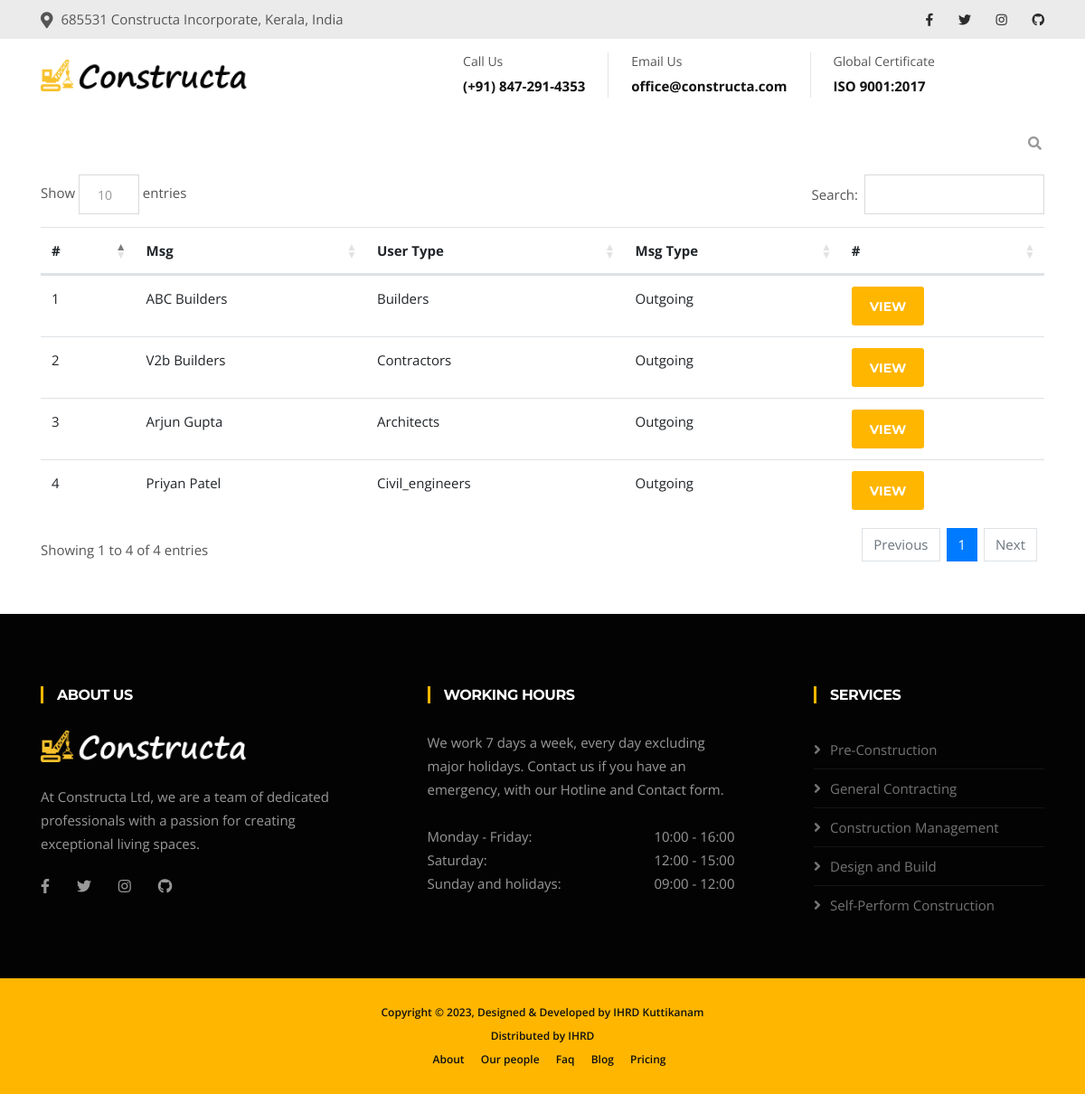
The page /projects/service-message-list (signed in) on the database its author committed.
### projects/models.py (models this page shows, shortened)
class messages_index(models.Model):
    unique_id=models.AutoField(primary_key=True, null=False)
    recipient_user=models.ForeignKey(user_registration, on_delete=models.CASCADE, related_name='recipient_images_conn',default=0)
    sender_user=models.ForeignKey(user_registration, on_delete=models.CASCADE, related_name='sender_images_conn',default=0)
    date_added = models.DateTimeField(auto_now_add=True)
    date_updated = models.DateTimeField(auto_now=True)

class user_registration(models.Model):
    choices = [
        ('contractors', 'Contractors'),
        ('builders', 'Builders'),
        ('civil_engineers', 'Civil Engineers'),
        ('clients', 'Clients'),
        ('architects', 'Architects'),
    ]
    unique_id=models.AutoField(primary_key=True, blank=False)
    user_type = models.CharField(max_length=20, choices=choices)
    first_name = models.CharField(max_length=100, null=True, blank=False)
    last_name = models.CharField(max_length=100, null=True, blank=False)
    email_address = models.CharField(max_length=255, null=True, blank=False)
    password = models.CharField(max_length=500, null=True, blank=False)
    mobile_number = models.CharField(max_length=15, null=True, blank=False)
    profile_photo = models.ImageField(upload_to='clients/', null=True, blank=True)
    address_line_1 = models.CharField(max_length=500, null=True, blank=False)
    address_line_2 = models.CharField(max_length=500, null=True, blank=False)
    district = models.CharField(max_length=100, null=True, blank=False)
    state = models.CharField(max_length=10,null=True, blank=False)
    pin_code = models.CharField(max_length=8, null=True, blank=False)
    business_banner_photo = models.ImageField(upload_to='builders/', blank=True)
    business_title = models.CharField(max_length=255, null=True, blank=True)
    business_description = models.CharField(max_length=500, null=True, blank=True)
    business_email_address = models.CharField(max_length=255, null=True, blank=True)
    business_mobile_number = models.CharField(max_length=10, null=True, blank=True)
    business_address_line_1 = models.CharField(max_length=200, null=True, blank=True)
    business_address_line_2 = models.CharField(max_length=200, null=True, blank=True)
    business_district = models.CharField(max_length=100, null=True, blank=True)
    business_state = models.CharField(max_length=40,null=True, blank=True)
    business_pin_code = models.CharField(max_length=6, null=True, blank=True)
    business_solution = models.CharField(max_length=500, null=True, blank=True)
    status_choices = [
        ('pending', 'Pending'),
        ('active', 'Active'),
    ]
    business_profile_status = models.CharField(max_length=15, choices=status_choices, default="pending")
    status = models.CharField(max_length=15, choices=status_choices, default="active")
    date_added = models.DateTimeField(default=now, editable=False)

### projects/views.py (the view)
# urls.py: path('service-message-list', views.services_message_list, name='service_message_list'),
def services_message_list(request):
    user_messages_list = messages_index.objects.filter(sender_user_id=request.session['user_id']).all()
    user_messages_list_2 = messages_index.objects.filter(recipient_user_id=request.session['user_id']).all()
    user_messages_list_3 = message_participants.objects.filter(participant_user_id=request.session['user_id'],participant_user_type='others').all()
    user_messages_list_array = []
    if user_messages_list.count() > 0:
        for row in user_messages_list:
            user_messages_list_array.append({ 'messages_index': row, 'msg_type':'sender' })
    if user_messages_list_2.count() > 0:
        for row in user_messages_list_2:
            user_messages_list_array.append({ 'messages_index': row, 'msg_type':'recipient' })
    if user_messages_list_3.count() > 0:
        for row in user_messages_list_3:
            user_messages_list_array.append({ 'messages_index': row.msg_index, 'msg_type':'participant' })
    context = { 'user_messages_list_array':user_messages_list_array }
    return render(request, 'projects/services-message-list.html', context)

### templates/projects/services-message-list.html (shortened to what this page needs)
{% extends 'layout.html' %}
{% load static %}
{% block css %}
<link href="{% static 'plugins/datatables/datatables.min.css' %}" rel="stylesheet"/>
{% endblock %}
{% block content %}
<section id="main-container" class="main-container pb-2">
    <div class="container">
      <div class="row">
        <div class="col-lg-12 mb-5">
        {% if user_messages_list_array %}
        <table class="table" id="example">
          <thead>
            <tr>
              <th scope="col">#</th>
              <th scope="col">Msg</th>
              <th scope="col">User Type</th>
              <th scope="col">Msg Type</th>
              <th scope="col">#</th>
            </tr>
          </thead>
          <tbody>
              {% for row in user_messages_list_array %}
              {% if row.msg_type == 'sender' %}
                  <tr>
                      <td scope="row">{{ forloop.counter }}</td>
                      <td>
                       {% if row.messages_index.recipient_user.user_type == 'builders' %}
                       {{ row.messages_index.recipient_user.business_title|capfirst }}
                       {% elif row.messages_index.recipient_user.user_type == 'contractors' %}
                       {{ row.messages_index.recipient_user.business_title|capfirst }}
                       {% else %}
                       {{ row.messages_index.recipient_user.first_name|capfirst }} {{ row.messages_index.recipient_user.last_name|capfirst }}
                       {% endif %}
                      </td>
                      <td>{{ row.messages_index.recipient_user.user_type|capfirst }}</td>
                      <td>Outgoing</td>
                      <td>
                      <a class="btn btn-primary" href="{% url 'projects:chat_message' msg_id=row.messages_index.unique_id %}">View</a>
                      </td>
                  </tr>
                  {% endif %}
              {% endfor %}
          </tbody>
        </table>
        {% else %}
        <p><b>No chats found.</b></p>
        {% endif %}
       </div>
      </div>
    </div>
  </section>
{% endblock %}

### static/css/style.css (style rules this page uses)
body { background: #fff; color: #555; }
body, p { font-family: "Open Sans", sans-serif; text-rendering: optimizeLegibility; -webkit-font-smoothing: antialiased !important; line-height: 26px; font-size: 15px; }
html { overflow-x: hidden !important; width: 100%; height: 100%; position: relative; -webkit-font-smoothing: antialiased; text-rendering: optimizeLegibility; }
body { border: 0; margin: 0; padding: 0; }
a:link, a:visited { text-decoration: none; }
a { color: inherit; transition: .2s ease; }
section, .section-padding { padding: 70px 0; position: relative; }
.btn-primary, .btn-dark { border: 0; border-radius: 3px; padding: 12px 20px 10px; font-weight: 700; text-transform: uppercase; color: #fff; font-family: "Montserrat", sans-serif; transition: 350ms; font-size: 14px; }
.btn-primary { background: #ffb600; }

### rows shown on the page
messages_index: messages_index.recipient_user.business_title "ABC Builders", messages_index.recipient_user.user_type "Builders"
messages_index: messages_index.recipient_user.business_title "V2b Builders", messages_index.recipient_user.user_type "Contractors"
messages_index: messages_index.recipient_user.first_name "Arjun", messages_index.recipient_user.last_name "Gupta", messages_index.recipient_user.user_type "Architects"
messages_index: messages_index.recipient_user.first_name "Priyan", messages_index.recipient_user.last_name "Patel", messages_index.recipient_user.user_type "Civil_engineers"
